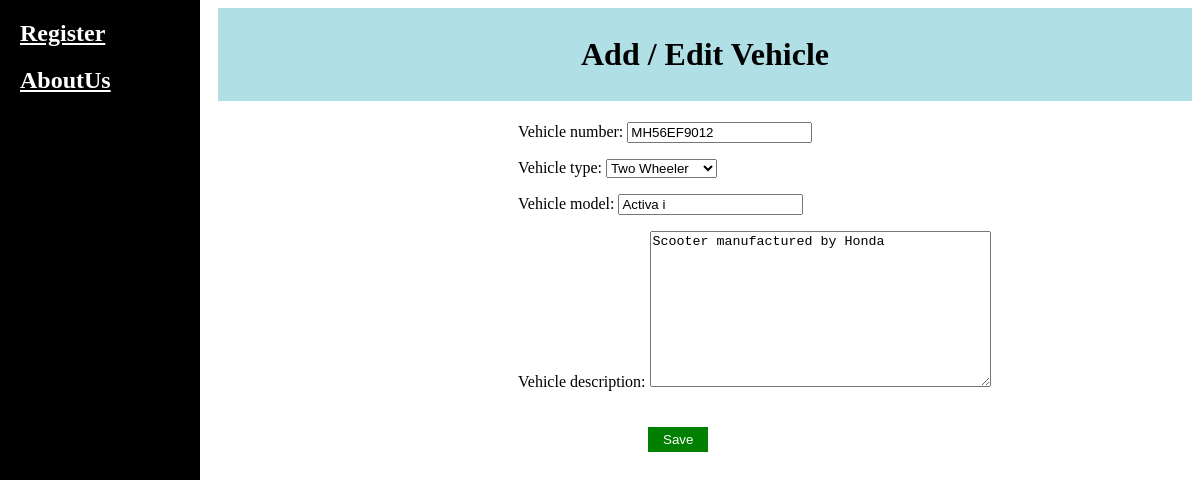
The app's page /vehicles/vehicle/4/update/ with its own data.
### vehicles/models.py (models this page shows, shortened)
class Vehicle(models.Model):
    VEHICLE_TYPES = (
        ('Two', 'Two Wheeler'),
        ('Three', 'Three Wheeler'),
        ('Four', 'Four Wheeler'),
    )
    vehicle_number = models.CharField(max_length=10)
    vehicle_type = models.CharField(max_length=10, choices=VEHICLE_TYPES)
    vehicle_model = models.CharField(max_length=100)
    vehicle_description = models.TextField()

### vehicles/views.py (the view)
# urls.py: path('vehicle/<int:pk>/update/', v.vehicle_update, name='vehicle_update'),
def vehicle_update(request, pk):
    vehicle = get_object_or_404(Vehicle, pk=pk)
    form = VehicleForm(request.POST or None, instance=vehicle)
    if form.is_valid():
        form.save()
        return redirect('vehicle_list')
    return render(request, 'vehicles/vehicle_form.html', {'form': form})

### vehicles/forms.py
class VehicleForm(forms.ModelForm):
    class Meta:
        model = Vehicle
        fields = '__all__'

### vehicles/templates/vehicles/vehicle_form.html (shortened to what this page needs)
{% extends 'sidebar.html' %}
    {% block body %}
    <center><h1 style="background-color: powderblue; padding-top: 28px; padding-bottom: 28px;">Add / Edit Vehicle</h1></center>
    <form method="POST" style="margin-left: 300px;">
        {{ form.as_p }}
        <button type="submit" style="background-color: green; color: white; border:0px; padding-left: 15px; padding-right: 15px; padding-top: 5px; padding-bottom: 5px; margin-left: 130px; margin-right: 30px; margin-top: 20px;">Save</button>
    </form>
    {% endblock %}

### records on screen
Vehicle: vehicle_number "MH56EF9012", vehicle_type "Two Wheeler", vehicle_model "Activa i", vehicle_description "Scooter manufactured by Honda"
